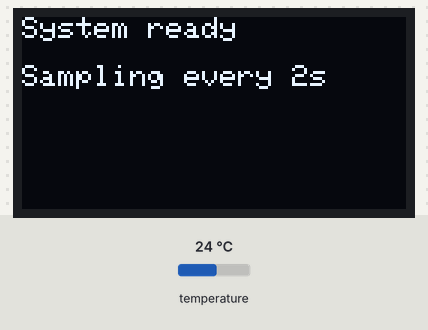
The program below on a simulated ESP32-S3. Parts: 128×64 one-colour display. The inputs (shaded band) are chosen by the test bench; at power-on: temperature 24 °C. What the program prints to the serial monitor is not drawn.

Above: at 1.2 s.
At 2.3 s:
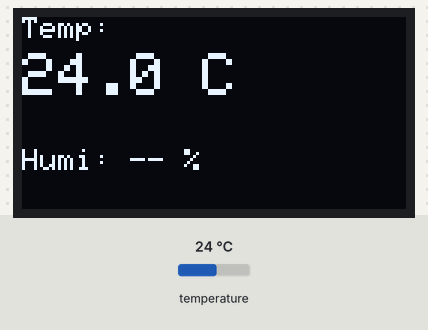
2.4 s: temperature set to 12 °C
At 5.1 s:
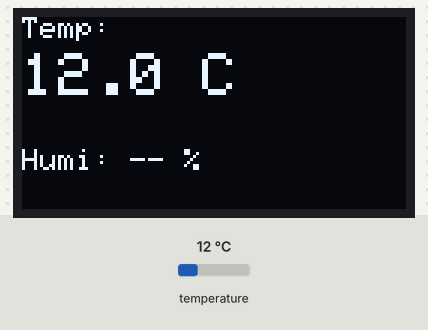
5.4 s: temperature set to 19 °C
At 6.7 s:
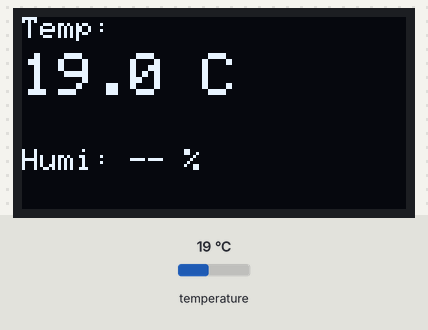
8.2 s: temperature set to 28 °C
At 11.0 s:
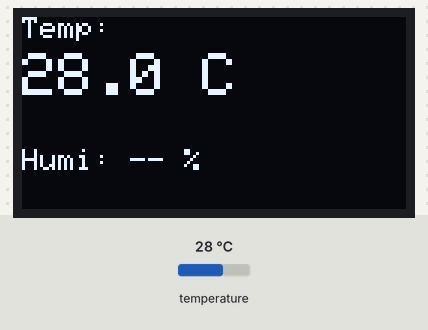
Timing chart, 0 to 12.5 s (numbered marks = the images above; inputs shaded):
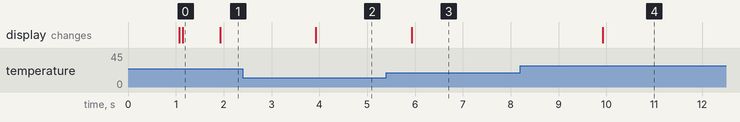

Measured:
- after the input at 2.4 s, the display: changes after 1.5 s (image 2)
- after the input at 5.4 s, the display: changes after 0.53 s (image 3)
- after the input at 8.2 s, the display: changes after 1.7 s (image 4)
- what the display in image 0 shows lasts 0.8 s, from 1.1 s to 1.9 s

The program:

main.cpp
```cpp
#include <Arduino.h>
#include <Wire.h>
#include <OneWire.h>
#include <DallasTemperature.h>
#include <Adafruit_GFX.h>
#include <Adafruit_SSD1306.h>

namespace {
constexpr uint8_t TEMP_SENSOR_PIN = 13;
constexpr uint8_t I2C_SCL_PIN = 21;
constexpr uint8_t I2C_SDA_PIN = 47;

constexpr int SCREEN_WIDTH = 128;
constexpr int SCREEN_HEIGHT = 64;
constexpr int OLED_RESET_PIN = -1;
constexpr uint8_t OLED_I2C_ADDRESS = 0x3C;

constexpr unsigned long SAMPLE_INTERVAL_MS = 2000;

OneWire oneWire(TEMP_SENSOR_PIN);
DallasTemperature tempSensor(&oneWire);
Adafruit_SSD1306 display(SCREEN_WIDTH, SCREEN_HEIGHT, &Wire, OLED_RESET_PIN);

bool oledReady = false;
unsigned long lastSampleMs = 0;

int scanI2CBus() {
  int foundDevices = 0;

  Serial.println("I2C scan started...");
  for (uint8_t address = 1; address < 127; ++address) {
    Wire.beginTransmission(address);
    const uint8_t error = Wire.endTransmission();

    if (error == 0) {
      ++foundDevices;
      Serial.printf("I2C device found at 0x%02X\n", address);
    } else if (error == 4) {
      Serial.printf("I2C unknown error at 0x%02X\n", address);
    }
  }

  if (foundDevices == 0) {
    Serial.println("I2C scan complete: no devices found.");
  } else {
    Serial.printf("I2C scan complete: %d device(s) found.\n", foundDevices);
  }

  return foundDevices;
}

void drawStatusScreen(const char *line1, const char *line2) {
  if (!oledReady) {
    return;
  }

  display.clearDisplay();
  display.setTextColor(SSD1306_WHITE);
  display.setTextSize(1);
  display.setCursor(0, 0);
  display.println(line1);
  display.setCursor(0, 16);
  display.println(line2);
  display.display();
}

void initOled() {
  if (!display.begin(SSD1306_SWITCHCAPVCC, OLED_I2C_ADDRESS)) {
    oledReady = false;
    Serial.printf("ERROR: OLED init failed at I2C address 0x%02X.\n", OLED_I2C_ADDRESS);
    return;
  }

  oledReady = true;
  Serial.printf("OLED initialized at I2C address 0x%02X.\n", OLED_I2C_ADDRESS);
  drawStatusScreen("System starting", "OLED ready");
}

void initTemperatureSensor() {
  tempSensor.begin();
  const int sensorCount = tempSensor.getDeviceCount();
  Serial.printf("DS18B20 device count: %d\n", sensorCount);

  if (sensorCount <= 0) {
    Serial.println("WARN: DS18B20 not found. Check GPIO13 wiring and sensor power.");
  }
}

void updateDisplay(float temperatureC, bool valid) {
  if (!oledReady) {
    return;
  }

  display.clearDisplay();
  display.setTextColor(SSD1306_WHITE);

  display.setTextSize(1);
  display.setCursor(0, 0);
  display.print("Temp: ");

  display.setTextSize(2);
  display.setCursor(0, 12);
  if (valid) {
    char tempBuffer[16] = {0};
    snprintf(tempBuffer, sizeof(tempBuffer), "%.1f C", temperatureC);
    display.println(tempBuffer);
  } else {
    display.println("ERR");
  }

  display.setTextSize(1);
  display.setCursor(0, 44);
  display.println("Humi: -- %");
  display.display();
}
}  // namespace

void setup() {
  Serial.begin(115200);
  delay(1000);
  Serial.println();
  Serial.println("ESP32-S3 DS18B20 + OLED debug start");

  Wire.begin(I2C_SDA_PIN, I2C_SCL_PIN);
  Serial.printf("I2C initialized. SDA=%u, SCL=%u\n", I2C_SDA_PIN, I2C_SCL_PIN);

  const int i2cDeviceCount = scanI2CBus();
  if (i2cDeviceCount == 0) {
    Serial.println("WARN: Check SDA/SCL wiring, OLED power, and OLED I2C address.");
  }

  initOled();
  drawStatusScreen("System starting", "Init DS18B20...");

  initTemperatureSensor();
  drawStatusScreen("System ready", "Sampling every 2s");

  lastSampleMs = millis() - SAMPLE_INTERVAL_MS;
}

void loop() {
  const unsigned long now = millis();
  if (now - lastSampleMs < SAMPLE_INTERVAL_MS) {
    return;
  }
  lastSampleMs = now;

  tempSensor.requestTemperatures();
  const float temperatureC = tempSensor.getTempCByIndex(0);
  const bool valid = (temperatureC != DEVICE_DISCONNECTED_C);

  if (valid) {
    Serial.printf("Temperature: %.1f C\n", temperatureC);
  } else {
    Serial.println("ERROR: DS18B20 read failed (DEVICE_DISCONNECTED_C).");
  }

  if (oledReady) {
    updateDisplay(temperatureC, valid);
  } else {
    Serial.println("ERROR: OLED not initialized; skipping display update.");
  }
}
```
